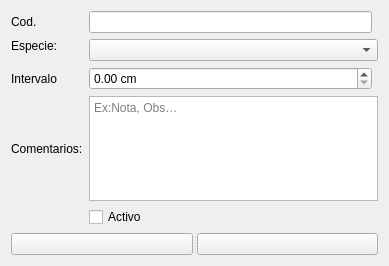
<?xml version="1.0" encoding="UTF-8"?>
<ui version="4.0">
 <class>Form</class>
 <widget class="QWidget" name="Form">
  <property name="geometry">
   <rect>
    <x>0</x>
    <y>0</y>
    <width>389</width>
    <height>266</height>
   </rect>
  </property>
  <property name="maximumSize">
   <size>
    <width>16777215</width>
    <height>16777210</height>
   </size>
  </property>
  <property name="windowTitle">
   <string>Intervalo de Class</string>
  </property>
  <layout class="QGridLayout" name="gridLayout">
   <item row="4" column="1" colspan="2">
    <widget class="QPlainTextEdit" name="PTEComentarios">
     <property name="placeholderText">
      <string>Ex:Nota, Obs…</string>
     </property>
    </widget>
   </item>
   <item row="3" column="1">
    <widget class="QDoubleSpinBox" name="DBSIntervalo">
     <property name="suffix">
      <string> cm</string>
     </property>
     <property name="maximum">
      <double>999999999.990000009536743</double>
     </property>
    </widget>
   </item>
   <item row="1" column="1" rowspan="2" colspan="2">
    <widget class="MyComboBox" name="CBEspecies"/>
   </item>
   <item row="1" column="0">
    <widget class="QLabel" name="label_2">
     <property name="text">
      <string>Especie:</string>
     </property>
    </widget>
   </item>
   <item row="4" column="0">
    <widget class="QLabel" name="label_5">
     <property name="text">
      <string>Comentarios:</string>
     </property>
    </widget>
   </item>
   <item row="3" column="0">
    <widget class="QLabel" name="label">
     <property name="text">
      <string>Intervalo</string>
     </property>
    </widget>
   </item>
   <item row="5" column="1">
    <widget class="QCheckBox" name="CHBActivo">
     <property name="text">
      <string>Activo</string>
     </property>
    </widget>
   </item>
   <item row="6" column="0" colspan="3">
    <widget class="QSplitter" name="splitter">
     <property name="orientation">
      <enum>Qt::Horizontal</enum>
     </property>
     <widget class="QPushButton" name="PBGuardar">
      <property name="text">
       <string/>
      </property>
      <property name="icon">
       <iconset resource="icons.qrc">
        <normaloff>:/newPrefix/Icons/002-save.png</normaloff>:/newPrefix/Icons/002-save.png</iconset>
      </property>
     </widget>
     <widget class="QPushButton" name="PBCancelar">
      <property name="text">
       <string/>
      </property>
      <property name="icon">
       <iconset resource="icons.qrc">
        <normaloff>:/newPrefix/Icons/003-error.png</normaloff>:/newPrefix/Icons/003-error.png</iconset>
      </property>
     </widget>
    </widget>
   </item>
   <item row="0" column="1">
    <widget class="QLineEdit" name="LECodigo">
     <property name="readOnly">
      <bool>true</bool>
     </property>
    </widget>
   </item>
   <item row="0" column="0">
    <widget class="QLabel" name="label_3">
     <property name="text">
      <string>Cod.</string>
     </property>
    </widget>
   </item>
  </layout>
 </widget>
 <customwidgets>
  <customwidget>
   <class>MyComboBox</class>
   <extends>QComboBox</extends>
   <header>CustomWidgets</header>
  </customwidget>
 </customwidgets>
 <resources>
  <include location="icons.qrc"/>
 </resources>
 <connections/>
</ui>
